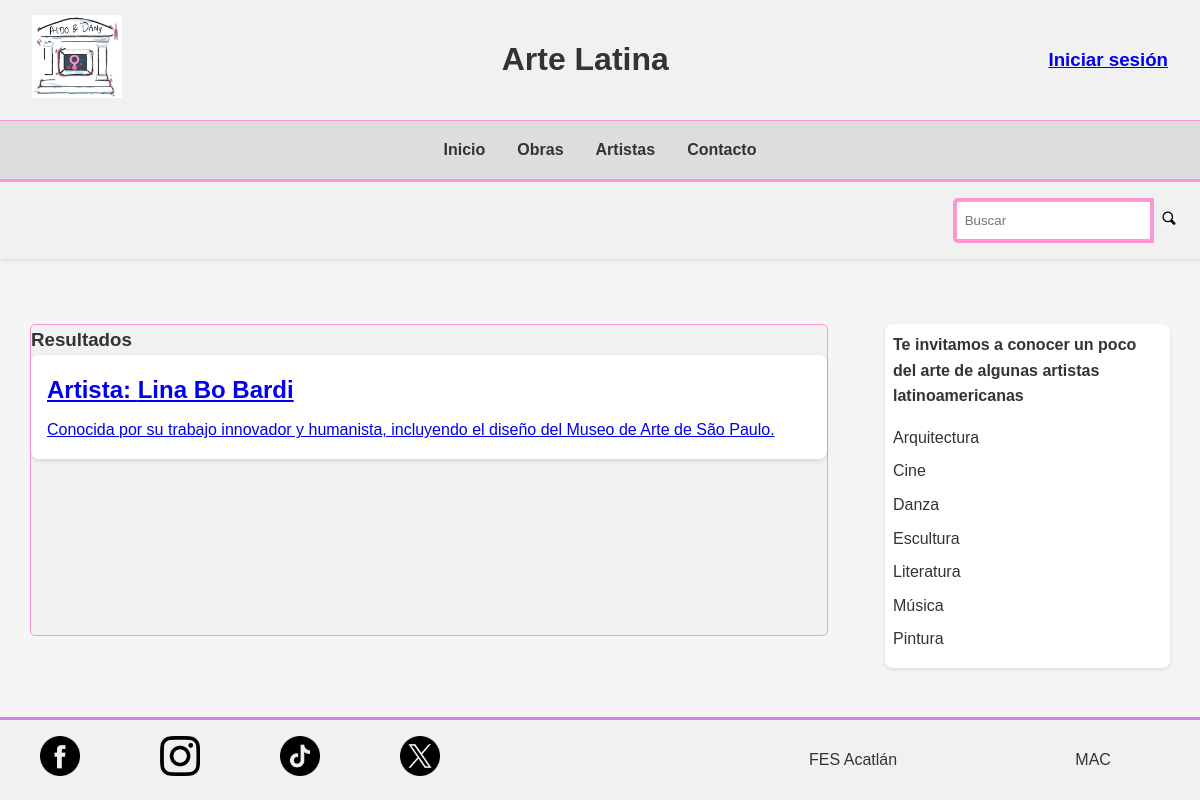
/search.php?busqueda=Lina Bo Bardi, run on the app's committed database.
### tables this page shows
CREATE TABLE artista (
    id_artista INT NOT NULL AUTO_INCREMENT PRIMARY KEY,
    nombre varchar(100),
    id_tipo_arte INT,
    fecha_nac DATE,
    id_pais INT,
    descripcion varchar(500)
);

### search.php (the view, shortened to what this page needs)
<?php
    try{
        $busqueda = $_GET["busqueda"];
        require_once 'includes/dbh-inc.php';
        $query_artist = "SELECT * FROM artista WHERE nombre LIKE ?;";
        $stmt_artist = $pdo->prepare($query_artist);
        $stmt_artist->execute(["%".$busqueda."%"]);
        $resultados_artist = $stmt_artist->fetchAll(PDO::FETCH_ASSOC);
        $query_pais = "SELECT * FROM pais WHERE nombre_pais LIKE ?;";
        $stmt_pais = $pdo->prepare($query_pais);
        $stmt_pais->execute(["%".$busqueda."%"]);
        $resultados_pais = $stmt_pais->fetchAll(PDO::FETCH_ASSOC);
        $query_tipo = "SELECT * FROM tipo_arte WHERE tipo LIKE ?;";
        $stmt_tipo = $pdo->prepare($query_tipo);
        $stmt_tipo->execute(["%".$busqueda."%"]);
        $resultados_tipo = $stmt_tipo->fetchAll(PDO::FETCH_ASSOC);
        $query_obra = "SELECT * FROM obra WHERE nombre_obra LIKE ?;";
        $stmt_obra = $pdo->prepare($query_obra);
        $stmt_obra->execute(["%".$busqueda."%"]);
        $resultados_obra = $stmt_obra->fetchAll(PDO::FETCH_ASSOC);
    }catch(PDOException $e){
        die("Query failed: " . $e->getMessage());
    }
?>
<!DOCTYPE html>
<html lang="es">
<head>
    <link rel="stylesheet" href="assets/styles/index-style-mobile.css">
    <link rel="stylesheet" href="assets/styles/index-style-tab.css" media="screen and (min-width: 600px)">
    <link rel="stylesheet" href="assets/styles/index-style-desktop.css" media="screen and (min-width: 820px)">
</head>
<body>
    <header>
        <div id="inicio">
            <div id="logo"><a href="#"><img src="assets/images/logo.png" alt="Logo"></a></div>
            <h1>Arte Latina</h1>
            <div id="usuario">
                <?php
                    if (isset($_SESSION["id_usr"])){
                        echo "<h3>" . $_SESSION["fname_usr"] . "</h3>";
                        echo "<h4><a href='includes/logout.php'>" . "Cerrar sesión" . "</a></h4>";
                    }else{
                ?>
                <a href="login.php">
                    <h3>Iniciar sesión</h3>
                </a>
                <?php
                    }
                ?>
            </div>
        </div>
        <nav>
            <ul id="barra-principal">
                <li><a href="index.php">Inicio</a></li>
                <li><a href="obra.php">Obras</a></li>
                <li><a href="artista.php">Artistas</a></li>
                <li><a href="./contacto.php">Contacto</a></li>
            </ul>
        </nav>
        <div class="search-option">
            <form action="search.php" method="get">
                <input type="search" name="busqueda" placeholder="Buscar">
                <button type="submit"><img src="assets/images/search-icon.png" alt="Buscar"></button>
            </form>
        </div>
    </header>
    <main>
        <div id="principal">
            <h3>Resultados</h3>
            <?php
                if(empty($resultados_artist) && empty($resultados_pais) && empty($resultados_tipo) && empty($resultados_obra)){
                    echo "<div class='results'>";
                    echo "<p>No hubo resultados</p>";
                    echo "</div>";
                }else{
                    foreach($resultados_artist as $elem){
                        echo "<a href='artista.php?artista=" . $elem["nombre"] . "'>";
                            echo "<div class='results'>";
                                echo "<h2>Artista: " . htmlspecialchars($elem["nombre"]) . "</h2>";
                                echo "<p>" . htmlspecialchars($elem["descripcion"]) . "</p>";
                            echo "</div>";
                        echo "</a>";
                    }
                }
            ?>
        </div>
        <div id="sidebar">
            <p>Te invitamos a conocer un poco del arte de algunas artistas latinoamericanas</p>
            <ul>
                <li><a href="tipo.php?tipo=arquitectura">Arquitectura</a></li>
                <li><a href="tipo.php?tipo=cine">Cine</a></li>
                <li><a href="tipo.php?tipo=danza">Danza</a></li>
                <li><a href="tipo.php?tipo=escultura">Escultura</a></li>
                <li><a href="tipo.php?tipo=literatura">Literatura</a></li>
                <li><a href="tipo.php?tipo=musica">Música</a></li>
                <li><a href="tipo.php?tipo=pintura">Pintura</a></li>
            </ul>
        </div>
    </main>
    <footer>
        <div id="redes-sociales">
            <ul>
                <li><a href="#"><img src="assets/images/facebook.png" alt="Facebook" class="icon"></a></li>
                <li><a href="#"><img src="assets/images/instagram.png" alt="Instagram" class="icon"></a></li>
                <li><a href="#"><img src="assets/images/tiktok.png" alt="Tik tok" class="icon"></a></li>
                <li><a href="#"><img src="assets/images/twitter.png" alt="Twitter/X" class="icon"></a></li>
            </ul>
        </div>
        <div id="nosotros">
            <ul>
                <li><a href="https://www.acatlan.unam.mx/">FES Acatlán</a></li>
                <li><a href="https://mac.acatlan.unam.mx/">MAC</a></li>
            </ul>
        </div>
    </footer>
</body>
</html>

### assets/styles/index-style-mobile.css (style rules this page uses)
* { box-sizing: border-box; margin: 0; padding: 0; }
:root { --primario: #97005B; --secundario: #fd96d4; --on-hover: #b6f8fd; --background: #f5f5f5; --text-color: #333; --header-bg: #0051ff; --footer-bg: #f1f1f1; --footer-border: #d484e4; --border-color: #ddd; --hover-bg: #e0e0e0; --transition: 0.5s; }
body { justify-content: center; min-height: 100vh; display: flex; flex-direction: column; justify-content: space-between; font-family: 'Urbanist', Arial, Helvetica, sans-serif; background-color: var(--background); color: var(--text-color); line-height: 1.6; }
header { background-color: var(--footer-bg); box-shadow: 0 2px 4px rgba(0,0,0,0.1); margin-bottom: 1rem; }
#inicio { display: flex; flex-direction: row; align-items: center; justify-content: space-between; padding: 1rem 2rem; }
#logo img { max-width: 90px; height: auto; }
#usuario h3, #usuario h4, #usuario a { margin: 0.2rem 0; }
nav { background-color: var(--border-color) }
nav ul { display: flex; list-style: none; justify-content: center; padding: 1rem 0; margin: 0; border-top: 1px solid var(--secundario); }
nav ul li { margin: 0 1rem; }
nav ul li a { text-decoration: none; color: var(--text-color); font-weight: bold; transition: color var(--transition); }
.search-option { padding: 1rem; display: flex; justify-content: flex-end; background-color: var(--footer-bg); border-top: 3px solid var(--secundario); }
.search-option form { display: flex; }
.search-option input[type="search"] { padding: 0.5rem; border: 4px solid var(--secundario); border-radius: 5px 0 0 5px; outline: none; }
.search-option button { background-color: var(--footer-bg); border: none; padding: 0.5rem; border-radius: 0 5px 5px 0; cursor: pointer; transition: background-color var(--transition); }
.search-option button img { height: 15px; }
main { width: 95vw; max-width: 1200px; margin: 0 auto; display: flex; flex-wrap: wrap; justify-content: space-between; }
#principal { flex: 0 0 70%; margin-bottom: 2rem; }
.results { background-color: #fff; padding: 1rem; border-radius: 8px; margin-bottom: 1rem; box-shadow: 0 2px 4px rgba(0, 0, 0, 0.1); transition: background-color var(--transition); }
.results h2 { margin-bottom: 0.5rem; }
#sidebar { flex: 0 0 25%; background-color: #fff; padding: 1rem; border-radius: 8px; box-shadow: 0 2px 4px rgba(0, 0, 0, 0.1); }
#sidebar p { font-weight: bold; margin-bottom: 1rem; }
#sidebar ul { list-style: none; padding: 0; }
#sidebar ul li { margin-bottom: 0.5rem; }
#sidebar ul li a { text-decoration: none; color: var(--text-color); transition: color var(--transition); }
footer { background-color: var(--footer-bg); padding: 1rem 2rem; display: flex; flex-direction: column; align-items: center; justify-content: space-between; border-top: 3px solid var(--footer-border); }
#redes-sociales ul, #nosotros ul { display: flex; list-style: none; padding: 0; margin: 1rem 0; }
#redes-sociales ul li, #nosotros ul li { margin: 0 0.5rem; }
#redes-sociales ul li a, #nosotros ul li a { text-decoration: none; color: var(--text-color); transition: color var(--transition); }
.icon { height: 40px; width: 40px; }

### assets/styles/index-style-tab.css (style rules this page uses)
#principal { border: 1px solid var(--secundario); border-radius: 5px; background: var(--footer-bg); }
footer { flex-direction: row; justify-content: space-between; }
#redes-sociales { width: 40%; }
#nosotros { width: 40%; }
#redes-sociales ul { justify-content: space-around; }
#nosotros ul { justify-content: space-around; }

### assets/styles/index-style-desktop.css (style rules this page uses)
main { flex-direction: row; }
#principal { width: 65%; }
#sidebar { width: 30%; padding: 0.5rem; }
#inicio { height: 15vh; }
.search-option { height: 10vh; }
nav { padding: none; }
footer { padding: 0; }

### data on the page
artista: nombre "Lina Bo Bardi", descripcion "Conocida por su trabajo innovador y humanista, incluyendo el diseño del Museo de Arte de São Paulo."
